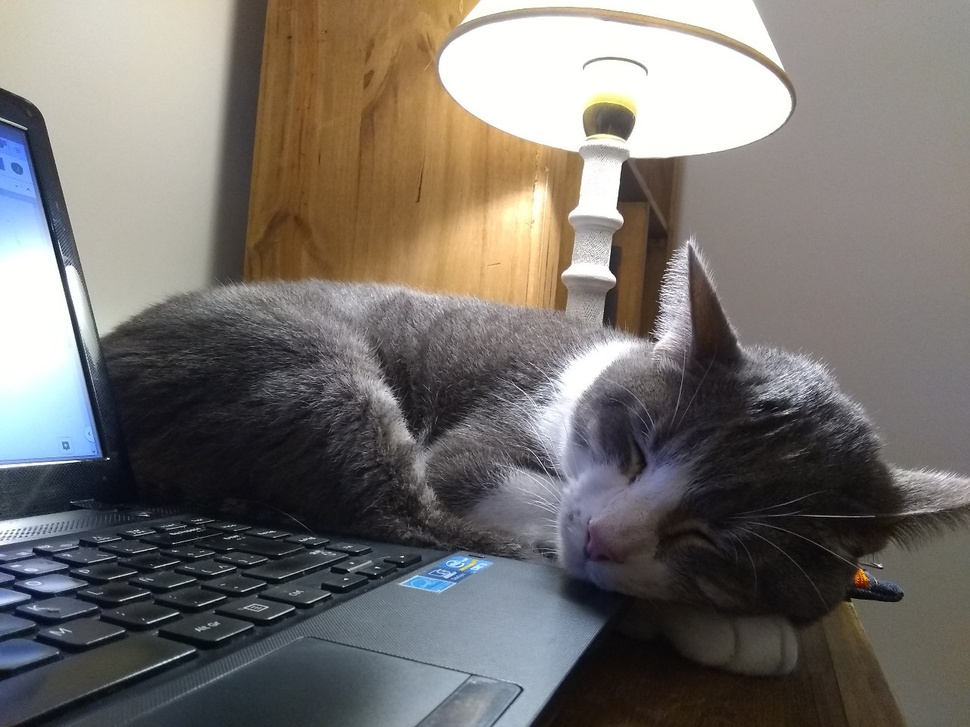
#> input picture Sprint2/domo_dormido.jpeg, 970 x 727 px, shrunk from 1280 x 960 before the run, found by its file name
$ jupyter execute --allow-errors 'DS_Bitácora_31_SVD.ipynb'   (shell and % lines are left out)
#> lines starting #> are read from the running program, lines starting #| are printed output that depends on the picture
# Reducción de dimensionalidad - SVD

### 1. Ejemplo: compresión de una imagen

Vamos a empezar con un ejemplo simple, diferente a los que solemos utilizar. SVD puede ser usado en el contexto de imágenes para comprimir fotos. De esta forma, obtendrás una demostració "visual" del funcionamiento de SVS. En el notebook anterior viste que una imágen (en blanco y negro) es una matriz. Si en lugar de guardar la foto entera (Matriz M de la clase), uno guardase una representación reducida de esta matriz (B) y la manera de pasar de un espacio a otro (V*), entonces se podría ahorrar mucho espacio en el guardado de la foto. Este mismo proceso se utiliza a veces en imágenes y señales para reducir el ruido de las mismas (proceso llamado denoising).

El formalismo de SVD nos asegura que dado el rango que eligamos (r), la foto que podamos reconstruir a partir de B y V* (M moño) será la "mas parecida" posible a la foto original (M)

1. Primero cargamos la foto. Si no la tienen, deberán bajarse la libreria PIL para hacer este proceso mas fácil.

[cell 1]
from google.colab import drive
drive.mount('/content/drive')

[cell 2]
from PIL import Image
import matplotlib.pyplot as plt
import numpy as np
plt.style.use('classic')
img = Image.open('/content/drive/MyDrive/Colab Notebooks/domo_dormido.jpeg')
#> img is the input picture: PIL image 970x727 RGB; mean R, G, B 117.4, 113, 109
# convert image to grayscale
imggray = img.convert('LA')
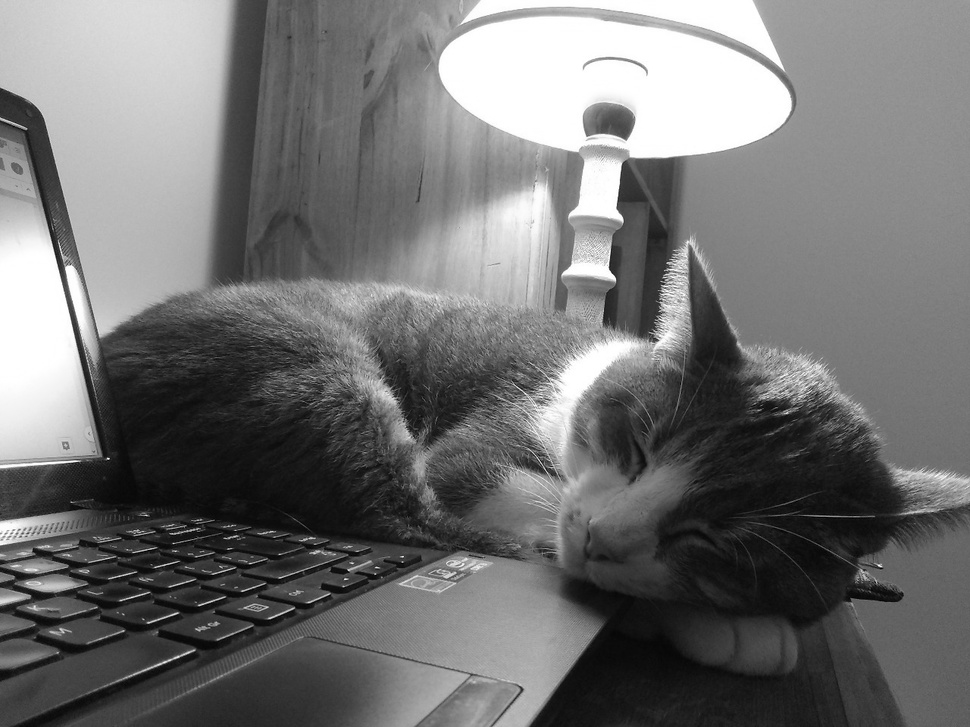
#> imggray: PIL image 970x727 LA; mean R, G, B, A 113.9, 113.9, 113.9, 255
# convert to numpy array
imgmat = np.array(list(imggray.getdata(band=0)), float)
# Reshape according to orginal image dimensions
imgmat.shape = (imggray.size[1], imggray.size[0])

plt.figure(figsize=(9, 6))
plt.imshow(imgmat, cmap='gray')
plt.show()
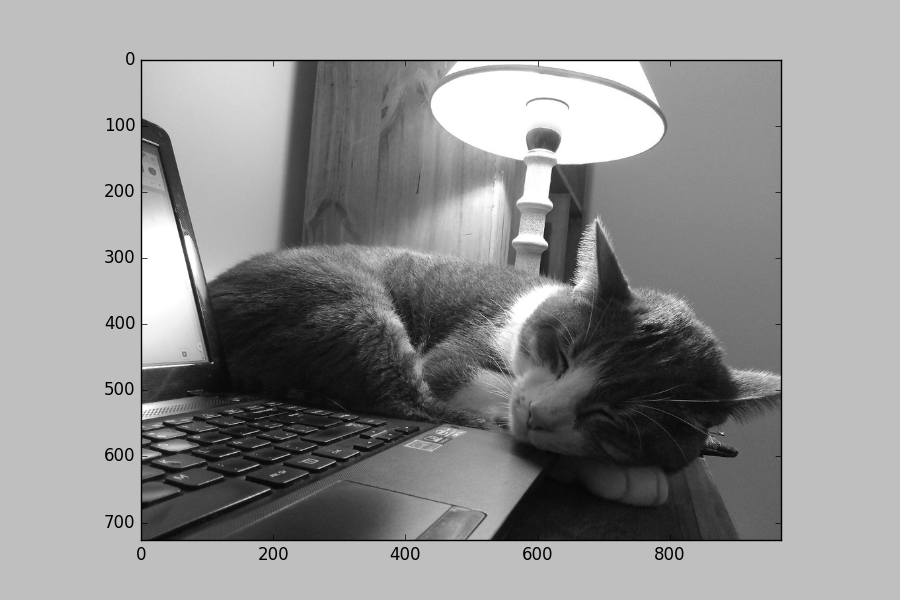
#> figure drawn by matplotlib, 1 panel

[cell 3]
imgmat.shape
#> Out = (727, 970)

2. Vamos a usar la versión clasica del algoritmo de SVD que viene en Numpy (noten que importante que es, que viene por default en Numpy, ya que se usa para muchas más cosas).

[cell 4]
U, D, V = np.linalg.svd(imgmat)
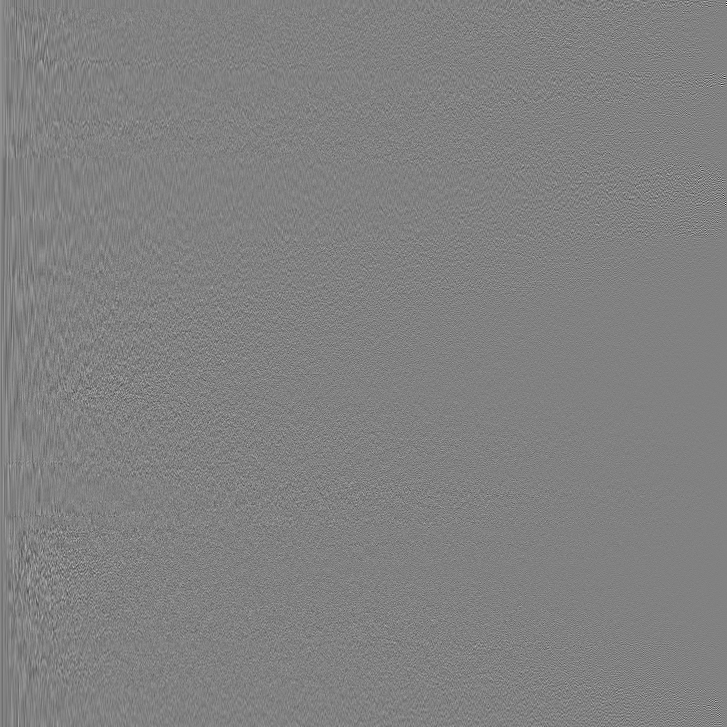
#> U: shape (727, 727) float64; min -0.47, max 0.456, mean 2.98e-05; drawn with min black and max white
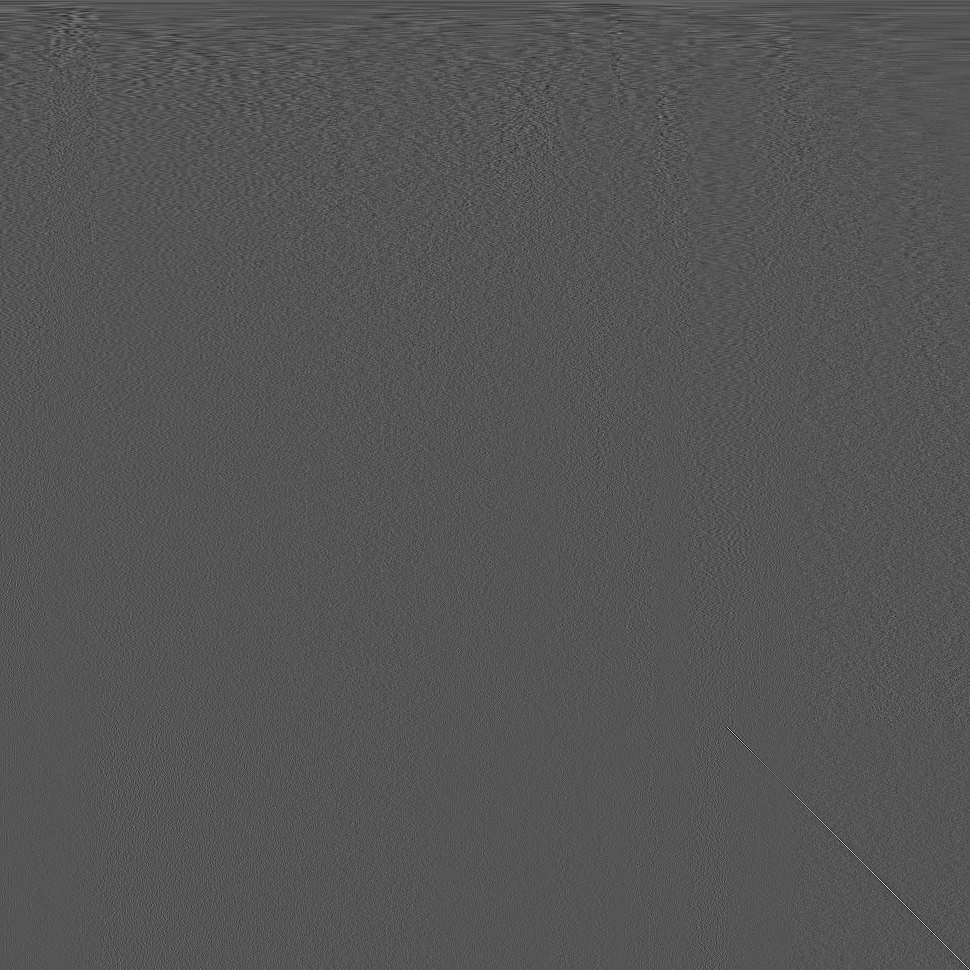
#> V: shape (970, 970) float64; min -0.294, max 0.583, mean 2.06e-05; drawn with min black and max white
#> D = 727 values, max 105499.9 at index 0, min 4.35 at index 726, mean 594.7

3. Inspeccionemos la dimensión de los elementos:

[cell 5]
imgmat.shape
#> Out = (727, 970)

[cell 6]
U.shape
#> Out = (727, 727)

[cell 7]
D.shape
#> Out = (727,)

[cell 8]
V.shape
#> Out = (970, 970)

4. Así como está, si multiplicamos adecuadamente estos tres elementos, recuperariamos la foto original. Veamos que si tomamos los 960 valores singulares tendremos la imagen original nuevamente:

[cell 9]
reconstimg = np.matrix(U[:, :imgmat.shape[0]]) * np.diag(D[:imgmat.shape[0]]) * np.matrix(V[:imgmat.shape[0], :])
plt.imshow(reconstimg, cmap='gray')
plt.show()

5. El objetivo pasa por tomar unicamente los valores singulares más altos. Por una cuestión de comodidad, los valores en D (notar que representa una matriz diagonal pero viene en forma de vector!) ya están ordenados de menor a mayor, siendo los primeros los de mayor valor. Ahora sí, vamos a probar tomando menos valores singulares, empecemos por sólo 3.

[cell 10]
#truncamos la matriz diagonal hasta el tercer valor singular (diagonal 3)
reconstimg = np.matrix(U[:, :3]) * np.diag(D[:3]) * np.matrix(V[:3, :])
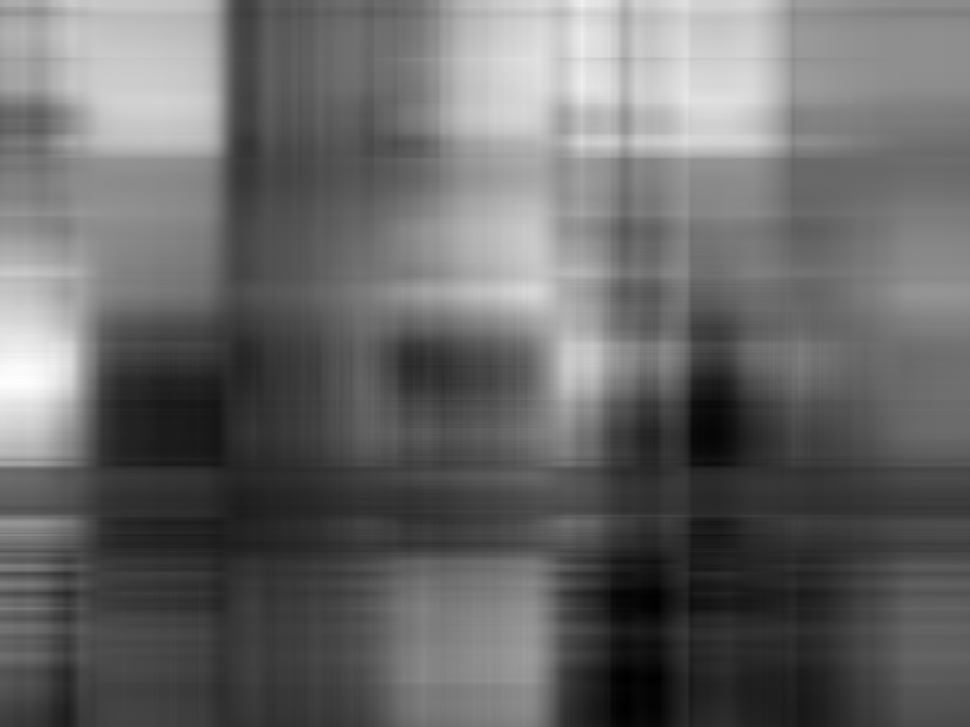
#> reconstimg: shape (727, 970) float64; min -10.77, max 292.2, mean 114; drawn with min black and max white
plt.imshow(reconstimg, cmap='gray')
plt.show()

6. No es muy sorprendente el resultado, pero ya se puede al menos ver que hay un objeto en el centro de la imagen. Para tener tan poca información (sólo los tres vectores propios asociados a los valores propios y los vectores propios) no está tan mal. Ahora si, barramos una cantidad más razonable de valores singulares, y observemos los resultados.

[cell 11]
#el i es el r de valores con el que trunco (a mano)
for i in [5, 10, 15, 20, 30, 50,100]:
    reconstimg = np.matrix(U[:, :i]) * np.diag(D[:i]) * np.matrix(V[:i, :])
    plt.imshow(reconstimg, cmap='gray')
    title = "r = %s" % i
    plt.title(title)
    plt.show()
#> this loop made 7 passes
#> pass 1, `reconstimg = np.matrix(U[:, :i]) * np.diag(D[:i]) * np.matrix(V[:i, :])`:
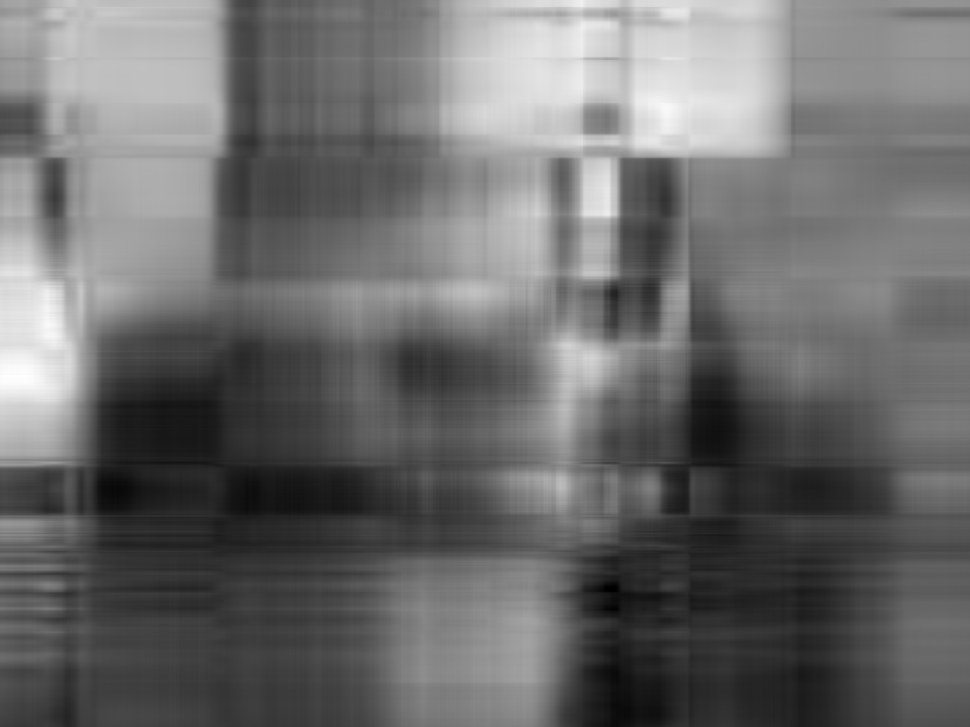
#> reconstimg: shape (727, 970) float64; min -20.67, max 296.7, mean 113.8; drawn with min black and max white
  #acá me quedo con Mmoño no la B.
  #obs ya con truncar la matriz en 100 es muy similar a la original, entonces uno podría reducir el peso de la imagen así.

## 2. ¡A probar con un dataset!

Así como hiciste con Clustering, es momento de probar estas técnicas con un dataset de tu elección. Para hacerlo, te recomendamos que mires atentamente la [documentación de Scikit-Learn](https://scikit-learn.org/stable/modules/decomposition.html) y que utilices una implementación de SVD de esa librería, preferiblemente [`TruncatedSVD`](https://scikit-learn.org/stable/modules/generated/sklearn.decomposition.TruncatedSVD.html). Es importante que mires la documentación de esa clase, en particular el ejemplo para comenzar. ¡Ya es hora de aprender solo/a cómo aplicar una herramienta nueva!

[cell 12]
from sklearn.decomposition import TruncatedSVD

[cell 13]
from sklearn.datasets import make_moons
X, y = make_moons(n_samples=1000, noise=.05, random_state=0)
svd = TruncatedSVD(n_components=1, n_iter=7, random_state=42)
#la cantidad de componentes es el r, cantidad de atributos con el que me quedo. siempre que r =< dimension del data set (las columnas)
svd.fit(X)
X_reducido=svd.transform(X)
print(svd.explained_variance_ratio_) #veo el peso relativo en cada valor singular.

print(svd.explained_variance_ratio_.sum()) #

print(svd.singular_values_)

[cell 14]
import seaborn as sns
sns.scatterplot(x = X[:,0], y = X[:,1], hue = y)
plt.show()

[cell 15]
print(X.shape)
print(X_reducido.shape)

[cell 16]
sns.scatterplot(x = X_reducido[:,0], y = X_reducido[:,0], hue = y)
plt.show()
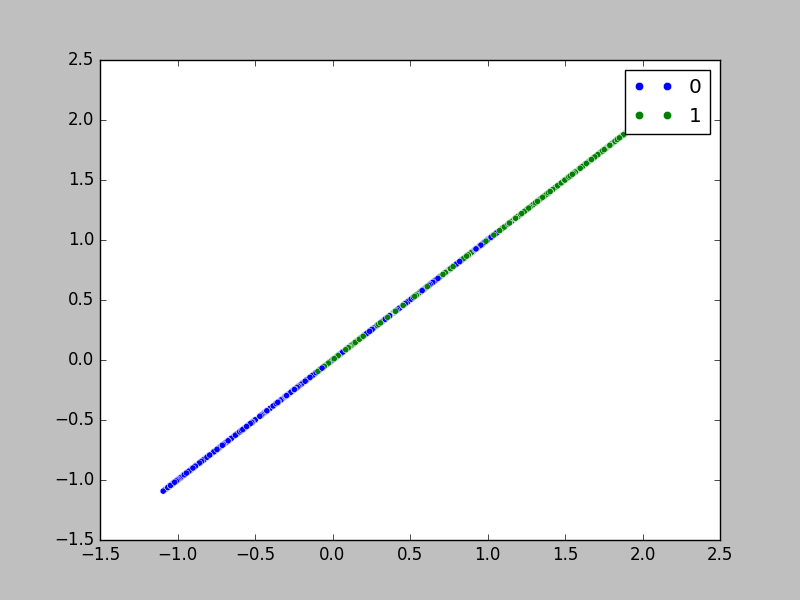
#> figure drawn by matplotlib, 1 panel

$ run again, with Sprint2/domo_despierto.jpeg copied over Sprint2/domo_dormido.jpeg
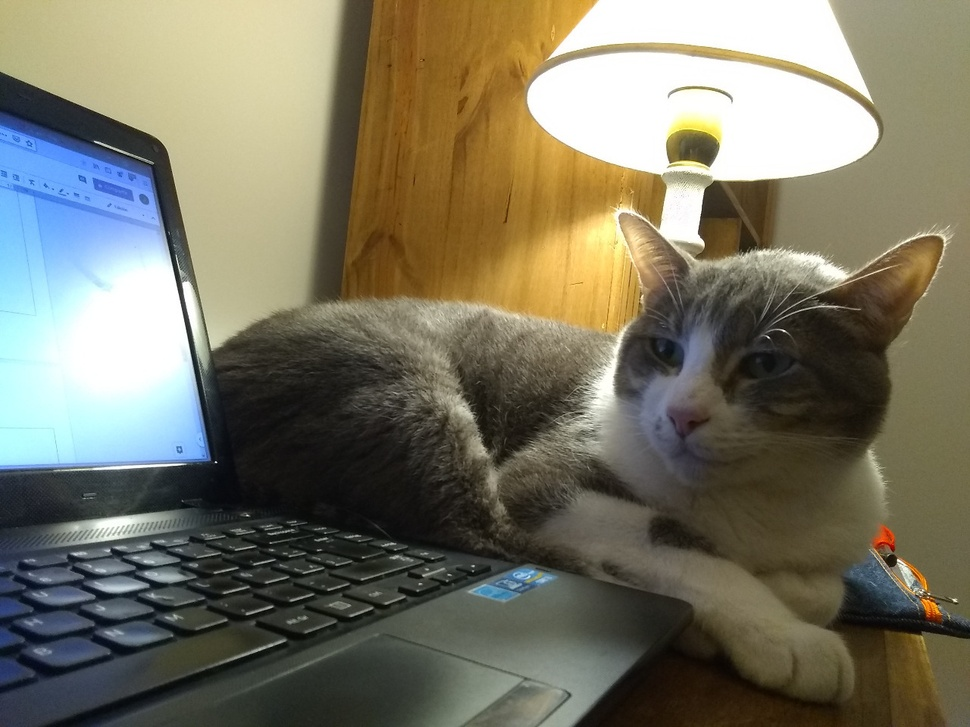
#> input picture Sprint2/domo_despierto.jpeg, 970 x 727 px, shrunk from 1280 x 960 before the run, found by its file name
#> img is the input picture: PIL image 970x727 RGB; mean R, G, B 120.2, 117, 99.3
#> `plt.show()`:
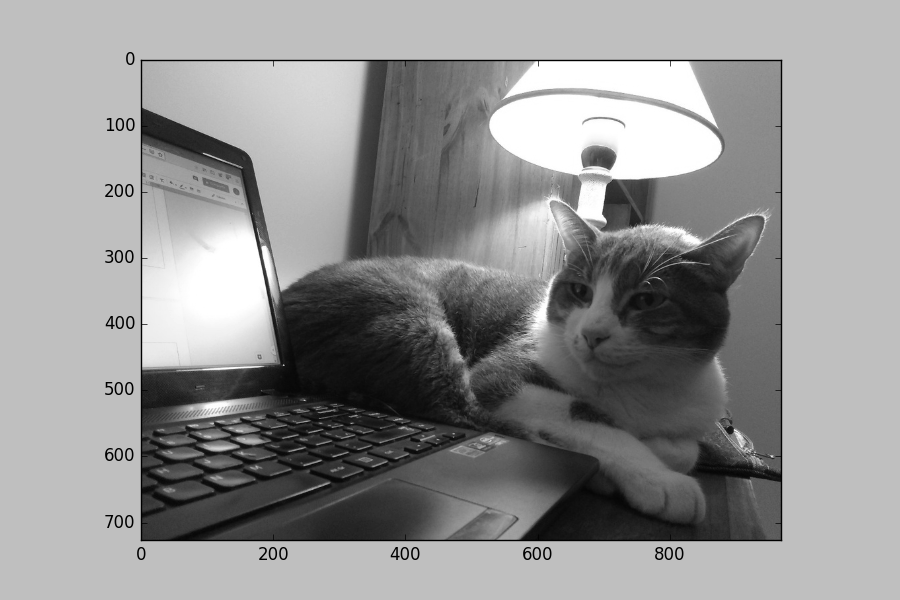
#> figure drawn by matplotlib, 1 panel
#> D = 727 values, max 106814.3 at index 0, min 3.67 at index 726, mean 555.2
#> the loop `for i in [5, 10, 15, 20, 30, 50,100]:` made 7 passes
#> pass 3, `reconstimg = np.matrix(U[:, :i]) * np.diag(D[:i]) * np.matrix(V[:i, :])`:
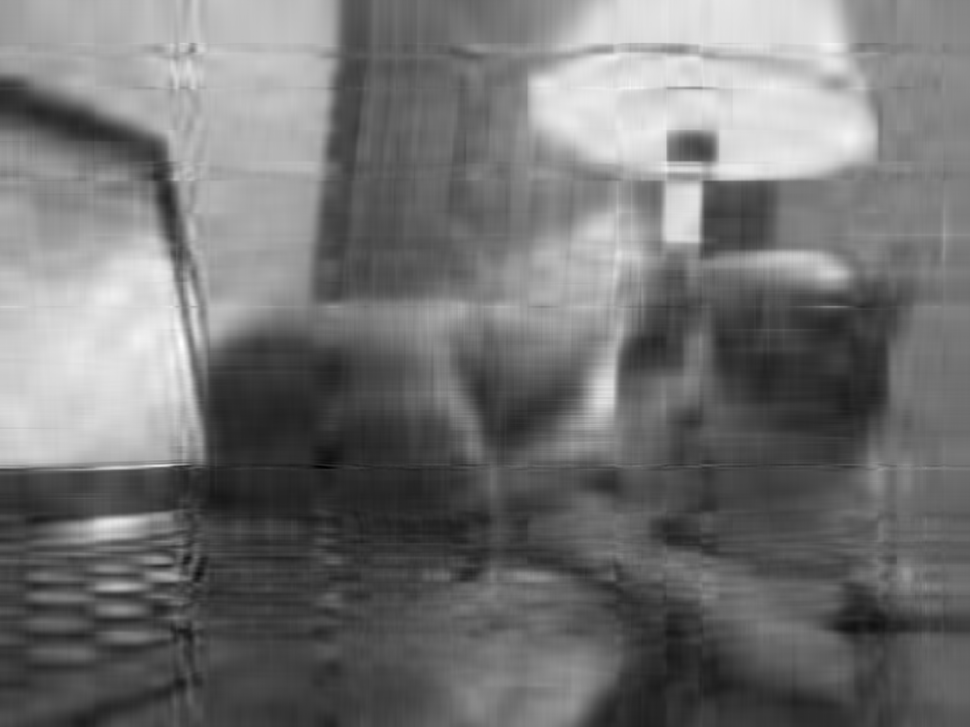
#> reconstimg: shape (727, 970) float64; min -33.25, max 296.7, mean 115.9; drawn with min black and max white
